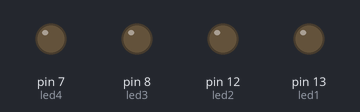
Simulated run of this sketch. Board: Arduino Uno, built with avr-gcc and run on an emulated ATmega328P. Shown: output pins drawn as LEDs (lit = HIGH).

Above: at 0.5 s.
At 2.5 s:
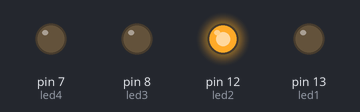
At 4.5 s:
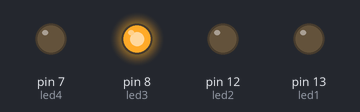
At 9.5 s:
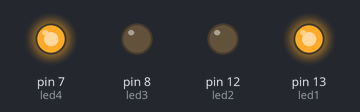
At 14.5 s:
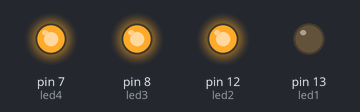
At 19.5 s:
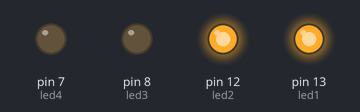
Timing chart, 0 to 20.8 s (numbered marks = the images above):
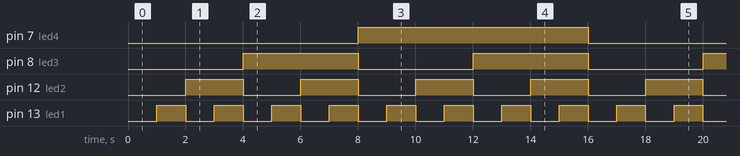

Measured:
- by itself, pin 7 (led4): alternates HIGH for 8.0 s and LOW for 8.0 s
- by itself, pin 8 (led3): alternates HIGH for 4.0 s and LOW for 4.0 s
- by itself, pin 12 (led2): alternates HIGH for 2.0 s and LOW for 2.0 s
- by itself, pin 13 (led1): alternates HIGH for 1.0 s and LOW for 1.0 s

The sketch:

k1.ino
```cpp
int led1 = 13;
int led2 = 12;
int led3 = 8;
int led4 = 7;
int c = 0;
int d = 0;
void setup() {
  pinMode(led1, OUTPUT);
  pinMode(led2, OUTPUT);
  pinMode(led3, OUTPUT);
  pinMode(led4, OUTPUT);
}
void loop() {
  if (c > 15)c = c - 16;
  if (c >= 8) {
    digitalWrite(led4, HIGH);
    d = c - 8;
  }
  else {
    digitalWrite(led4, LOW);
    d = c;
  }
  if (d >= 4) {
    digitalWrite(led3, HIGH);
    d = d - 4;
  }
  else {
    digitalWrite(led3, LOW);
    d = d;
  }
  if (d >= 2) {
    digitalWrite(led2, HIGH);
    d = d - 2;
  }
  else {
    digitalWrite(led2, LOW);
    d = d;
  }
  if (d >= 1) {
    digitalWrite(led1, HIGH);
    d = d - 1;
  }
  else {
    digitalWrite(led1, LOW);
    d = d;
  }
  c = c + 1;
  delay(1000);
  digitalWrite(led1, LOW);
  digitalWrite(led2, LOW);
  digitalWrite(led3, LOW);
  digitalWrite(led4, LOW);
}
```
